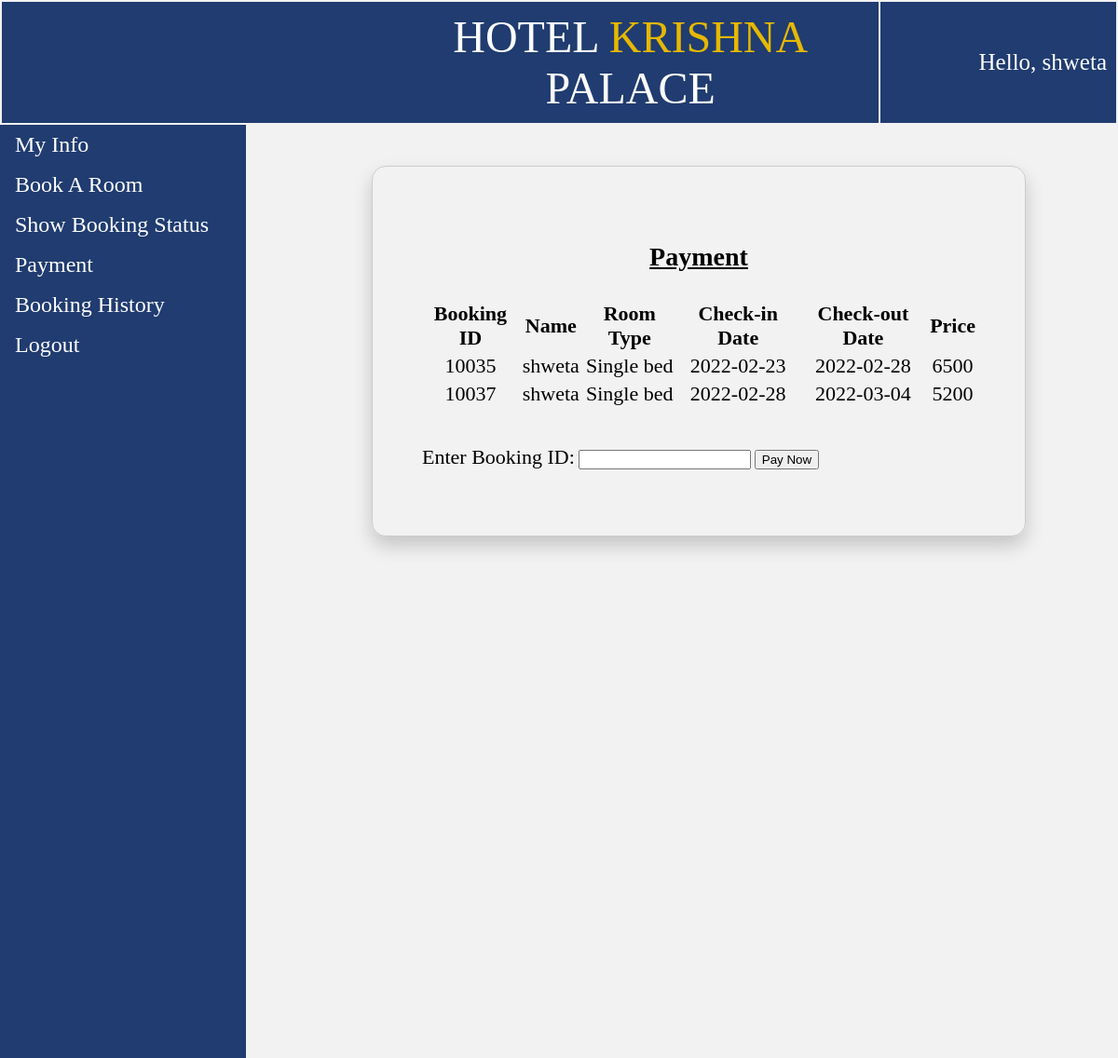
The page /user_payment.php on the database its author committed.
### tables this page shows
CREATE TABLE `temp_session` (
  `phone` int(11) NOT NULL,
  `password` varchar(20) NOT NULL,
  `name` varchar(20) NOT NULL,
  `email` varchar(30) NOT NULL,
  `idproof` varchar(20) NOT NULL,
  `dob` date NOT NULL
);

CREATE TABLE `confirmed_booking` (
  `phone` int(11) NOT NULL,
  `name` varchar(20) NOT NULL,
  `idproof` varchar(20) NOT NULL,
  `room_type` varchar(20) NOT NULL,
  `checkin` date NOT NULL,
  `checkout` date NOT NULL,
  `days` int(11) NOT NULL,
  `ac` varchar(5) NOT NULL,
  `breakfast` varchar(5) NOT NULL,
  `lunch` varchar(5) NOT NULL,
  `snacks` varchar(5) NOT NULL,
  `dinner` varchar(5) NOT NULL,
  `swimming` varchar(5) NOT NULL,
  `price` int(11) NOT NULL,
  `book_id` int(11) NOT NULL
);

### user_payment.php (the view, shortened to what this page needs)
<!DOCTYPE html>
<html>
<head>
</head>
<body>
	<?php
		$conn = new mysqli("localhost","root","", "iwp");
		$sql = "SELECT * from temp_session";
		$result=mysqli_query($conn, $sql);
		$row=mysqli_fetch_row($result); ?>
	<table style="width: 100%;">
		<tr>
		<td id="td1" style="padding: 10px; font-size: 48px;padding-left: 35%;">HOTEL <p style="color: #e6b800; display: inline;">KRISHNA</p> PALACE</td>
			<td id="td1" style="font-size: 25px; text-align: right;">Hello, <?php echo $row[2]; ?></td>
		</tr>
	</table>
	<ul>
		<li><a href="user_view.php">My Info</a></li>
		<li><a href="bookroom.php">Book A Room</a></li>
		<li><a href="user_room_status.php">Show Booking Status</a></li>
		<li><a href="user_payment.php">Payment</a></li>
		<li><a href="user_booking_history.php">Booking History</a></li>
		<li><a href="index.php">Logout</a></li>
	</ul>
	<div style="margin-left:25%;padding:1px 16px;height:1000px;">
			<div class="basic_box"><table>
				<tr>
					<td colspan="6"><p style="font-size: 28px; text-align: center; text-decoration: underline;"><b>Payment</b></p>
				</td>
				<tr>
					<th>Booking ID</th>
					<th>Name</th>
					<th>Room Type</th>
					<th>Check-in Date</th>
					<th>Check-out Date</th>
					<th>Price</th>
				</tr>
				<tr>
				<?php
					$conn = new mysqli("localhost","root","", "iwp");
					$sql1 = "SELECT * from confirmed_booking a,temp_session b where a.idproof=b.idproof";
					if ($result=mysqli_query($conn,$sql1))
				  	{
				  		while ($row=mysqli_fetch_row($result))
				    	{
				    		?>
				    		<td><?php echo $row[14]; ?></td>
				   			<td><?php echo $row[1]; ?></td>
				   			<td><?php echo $row[3]; ?></td>
				   			<td><?php echo $row[4]; ?></td>
				    		<td><?php echo $row[5]; ?></td>
				    		<td><?php echo $row[13]; ?></td>
				</tr><?php
				    	}
				    }?>
				</table><br><br>
				<table>
				<tr>
					<td colspan="1">Enter Booking ID:</td>
					<td colspan="2">
						<form action="payment.php" method="post">
							<input type="number" name="book_id">
					</td>
					<td style="text-align: center;"><button type="submit">Pay Now</button></td>
				</tr>
		</table><br></div>
	</div>
</body>
</html>

### user_payment.php (style rules this page uses)
body { margin: 0; background: #f2f2f2; }
table { font-size: 22px; }
.basic_box { border: 1px solid #ccc; border-radius: 15px; margin: auto; width: 600px; padding: 50px; box-shadow: 0 10px 20px rgba(0,0,0,0.19); }
#td1 { background-color: rgba(09,41,98,0.9); color: white; border: 10px; margin-top: -10px; padding: 10px; text-align: center; }
td { text-align: center; }
ul { list-style-type: none; margin: 0; padding: 0; width: 22%; font-size: 24px; background-color: rgba(09,41,98,0.9); text-decoration: none; position: fixed; height: 100%; overflow: auto; }
li { color: white; }
li a { display: block; color: white; padding: 8px 16px; text-decoration: none; }

### rows shown on the page
temp_session: name "shweta"
confirmed_booking: book "10035", name "shweta", room_type "Single bed", checkin "2022-02-23", checkout "2022-02-28", price "6500"
confirmed_booking: book "10037", name "shweta", room_type "Single bed", checkin "2022-02-28", checkout "2022-03-04", price "5200"
